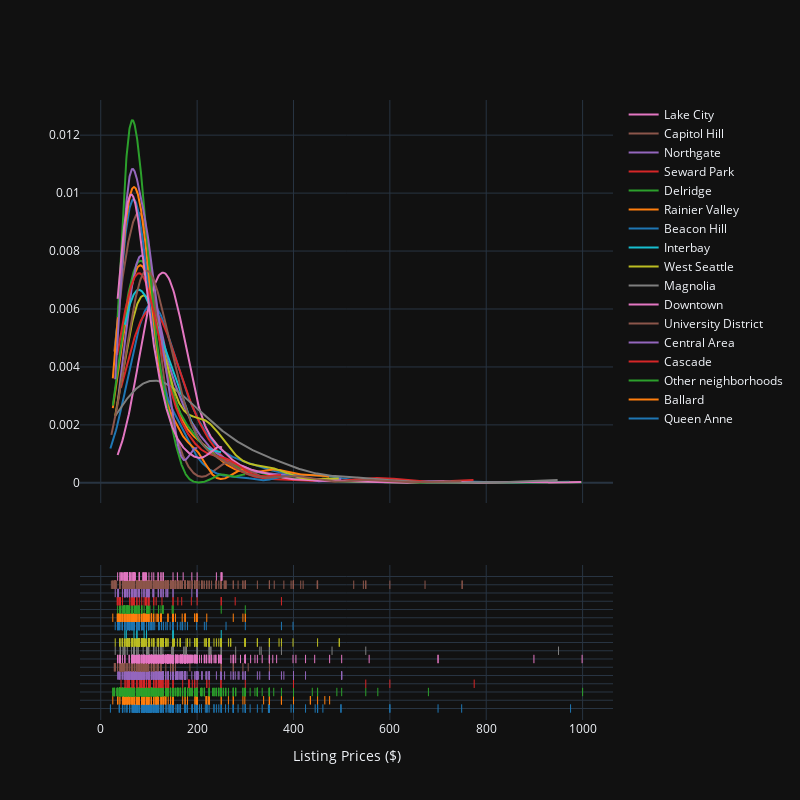

Notebook code for this chart:
### Code cell
import plotly.figure_factory as ff
import numpy as np

# Create distplot with custom bin_size
fig = ff.create_distplot(hist_data, group_labels, bin_size=20, show_hist=False)
fig.update_layout(
    template='plotly_dark',
    autosize=False,
    width=800,
    height=800,
    xaxis=dict(
    title_text="Listing Prices ($)",
    tickmode="array",
    titlefont=dict(size=14),
    ))
fig.show()

### Figure 1 — Plotly figure (JSON) as saved in the notebook; plotly's stock layout.template omitted (floating-point values rounded to 4 significant figures; data arrays with more than 128 entries replaced by an {"elided": "..."} marker saying what was removed)
{"data": [{"legendgroup": "Queen Anne", "marker": {"color": "rgb(31, 119, 180)"}, "mode": "lines", "name": "Queen Anne", "showlegend": true, "type": "scatter", "x": {"elided": "500 float values"}, "xaxis": "x", "y": {"elided": "500 float values"}, "yaxis": "y"}, {"legendgroup": "Ballard", "marker": {"color": "rgb(255, 127, 14)"}, "mode": "lines", "name": "Ballard", "showlegend": true, "type": "scatter", "x": {"elided": "500 float values"}, "xaxis": "x", "y": {"elided": "500 float values"}, "yaxis": "y"}, {"legendgroup": "Other neighborhoods", "marker": {"color": "rgb(44, 160, 44)"}, "mode": "lines", "name": "Other neighborhoods", "showlegend": true, "type": "scatter", "x": {"elided": "500 float values"}, "xaxis": "x", "y": {"elided": "500 float values"}, "yaxis": "y"}, {"legendgroup": "Cascade", "marker": {"color": "rgb(214, 39, 40)"}, "mode": "lines", "name": "Cascade", "showlegend": true, "type": "scatter", "x": {"elided": "500 float values"}, "xaxis": "x", "y": {"elided": "500 float values"}, "yaxis": "y"}, {"legendgroup": "Central Area", "marker": {"color": "rgb(148, 103, 189)"}, "mode": "lines", "name": "Central Area", "showlegend": true, "type": "scatter", "x": {"elided": "500 float values"}, "xaxis": "x", "y": {"elided": "500 float values"}, "yaxis": "y"}, {"legendgroup": "University District", "marker": {"color": "rgb(140, 86, 75)"}, "mode": "lines", "name": "University District", "showlegend": true, "type": "scatter", "x": {"elided": "500 float values"}, "xaxis": "x", "y": {"elided": "500 float values"}, "yaxis": "y"}, {"legendgroup": "Downtown", "marker": {"color": "rgb(227, 119, 194)"}, "mode": "lines", "name": "Downtown", "showlegend": true, "type": "scatter", "x": {"elided": "500 float values"}, "xaxis": "x", "y": {"elided": "500 float values"}, "yaxis": "y"}, {"legendgroup": "Magnolia", "marker": {"color": "rgb(127, 127, 127)"}, "mode": "lines", "name": "Magnolia", "showlegend": true, "type": "scatter", "x": {"elided": "500 float values"}, "xaxis": "x", "y": {"elided": "500 float values"}, "yaxis": "y"}, {"legendgroup": "West Seattle", "marker": {"color": "rgb(188, 189, 34)"}, "mode": "lines", "name": "West Seattle", "showlegend": true, "type": "scatter", "x": {"elided": "500 float values"}, "xaxis": "x", "y": {"elided": "500 float values"}, "yaxis": "y"}, {"legendgroup": "Interbay", "marker": {"color": "rgb(23, 190, 207)"}, "mode": "lines", "name": "Interbay", "showlegend": true, "type": "scatter", "x": {"elided": "500 float values"}, "xaxis": "x", "y": {"elided": "500 float values"}, "yaxis": "y"}, {"legendgroup": "Beacon Hill", "marker": {"color": "rgb(31, 119, 180)"}, "mode": "lines", "name": "Beacon Hill", "showlegend": true, "type": "scatter", "x": {"elided": "500 float values"}, "xaxis": "x", "y": {"elided": "500 float values"}, "yaxis": "y"}, {"legendgroup": "Rainier Valley", "marker": {"color": "rgb(255, 127, 14)"}, "mode": "lines", "name": "Rainier Valley", "showlegend": true, "type": "scatter", "x": {"elided": "500 float values"}, "xaxis": "x", "y": {"elided": "500 float values"}, "yaxis": "y"}, {"legendgroup": "Delridge", "marker": {"color": "rgb(44, 160, 44)"}, "mode": "lines", "name": "Delridge", "showlegend": true, "type": "scatter", "x": {"elided": "500 float values"}, "xaxis": "x", "y": {"elided": "500 float values"}, "yaxis": "y"}, {"legendgroup": "Seward Park", "marker": {"color": "rgb(214, 39, 40)"}, "mode": "lines", "name": "Seward Park", "showlegend": true, "type": "scatter", "x": {"elided": "500 float values"}, "xaxis": "x", "y": {"elided": "500 float values"}, "yaxis": "y"}, {"legendgroup": "Northgate", "marker": {"color": "rgb(148, 103, 189)"}, "mode": "lines", "name": "Northgate", "showlegend": true, "type": "scatter", "x": {"elided": "500 float values"}, "xaxis": "x", "y": {"elided": "500 float values"}, "yaxis": "y"}, {"legendgroup": "Capitol Hill", "marker": {"color": "rgb(140, 86, 75)"}, "mode": "lines", "name": "Capitol Hill", "showlegend": true, "type": "scatter", "x": {"elided": "500 float values"}, "xaxis": "x", "y": {"elided": "500 float values"}, "yaxis": "y"}, {"legendgroup": "Lake City", "marker": {"color": "rgb(227, 119, 194)"}, "mode": "lines", "name": "Lake City", "showlegend": true, "type": "scatter", "x": {"elided": "500 float values"}, "xaxis": "x", "y": {"elided": "500 float values"}, "yaxis": "y"}, {"legendgroup": "Queen Anne", "marker": {"color": "rgb(31, 119, 180)", "symbol": "line-ns-open"}, "mode": "markers", "name": "Queen Anne", "showlegend": false, "type": "scatter", "x": {"elided": "295 int values"}, "xaxis": "x", "y": {"elided": "295 str values"}, "yaxis": "y2"}, {"legendgroup": "Ballard", "marker": {"color": "rgb(255, 127, 14)", "symbol": "line-ns-open"}, "mode": "markers", "name": "Ballard", "showlegend": false, "type": "scatter", "x": {"elided": "230 int values"}, "xaxis": "x", "y": {"elided": "230 str values"}, "yaxis": "y2"}, {"legendgroup": "Other neighborhoods", "marker": {"color": "rgb(44, 160, 44)", "symbol": "line-ns-open"}, "mode": "markers", "name": "Other neighborhoods", "showlegend": false, "type": "scatter", "x": {"elided": "794 int values"}, "xaxis": "x", "y": {"elided": "794 str values"}, "yaxis": "y2"}, {"legendgroup": "Cascade", "marker": {"color": "rgb(214, 39, 40)", "symbol": "line-ns-open"}, "mode": "markers", "name": "Cascade", "showlegend": false, "type": "scatter", "x": [85, 190, 65, 250, 69, 400, 150, 200, 141, 85, 775, 195, 249, 95, 122, 170, 65, 135, 110, 75, 138, 129, 120, 95, 140, 95, 91, 135, 95, 140, 125, 150, 129, 50, 85, 82, 103, 59, 150, 115, 100, 300, 68, 52, 91, 59, 129, 125, 195, 58, 600, 89, 100, 125, 82, 225, 55, 90, 134, 42, 125, 115, 125, 55, 550, 90, 100, 95, 110, 80, 100, 90, 100, 88, 59, 183, 135, 220, 183, 115, 100, 183, 115, 75, 110, 183, 220, 119, 75], "xaxis": "x", "y": ["Cascade", "Cascade", "Cascade", "Cascade", "Cascade", "Cascade", "Cascade", "Cascade", "Cascade", "Cascade", "Cascade", "Cascade", "Cascade", "Cascade", "Cascade", "Cascade", "Cascade", "Cascade", "Cascade", "Cascade", "Cascade", "Cascade", "Cascade", "Cascade", "Cascade", "Cascade", "Cascade", "Cascade", "Cascade", "Cascade", "Cascade", "Cascade", "Cascade", "Cascade", "Cascade", "Cascade", "Cascade", "Cascade", "Cascade", "Cascade", "Cascade", "Cascade", "Cascade", "Cascade", "Cascade", "Cascade", "Cascade", "Cascade", "Cascade", "Cascade", "Cascade", "Cascade", "Cascade", "Cascade", "Cascade", "Cascade", "Cascade", "Cascade", "Cascade", "Cascade", "Cascade", "Cascade", "Cascade", "Cascade", "Cascade", "Cascade", "Cascade", "Cascade", "Cascade", "Cascade", "Cascade", "Cascade", "Cascade", "Cascade", "Cascade", "Cascade", "Cascade", "Cascade", "Cascade", "Cascade", "Cascade", "Cascade", "Cascade", "Cascade", "Cascade", "Cascade", "Cascade", "Cascade", "Cascade"], "yaxis": "y2"}, {"legendgroup": "Central Area", "marker": {"color": "rgb(148, 103, 189)", "symbol": "line-ns-open"}, "mode": "markers", "name": "Central Area", "showlegend": false, "type": "scatter", "x": {"elided": "369 int values"}, "xaxis": "x", "y": {"elided": "369 str values"}, "yaxis": "y2"}, {"legendgroup": "University District", "marker": {"color": "rgb(140, 86, 75)", "symbol": "line-ns-open"}, "mode": "markers", "name": "University District", "showlegend": false, "type": "scatter", "x": [80, 145, 150, 65, 50, 65, 45, 35, 41, 59, 49, 47, 65, 41, 35, 43, 44, 99, 45, 98, 109, 75, 88, 98, 75, 40, 85, 100, 275, 105, 78, 150, 95, 155, 109, 80, 80, 125, 55, 98, 82, 70, 55, 110, 350, 295, 105, 85, 75, 95, 75, 45, 30, 42, 250, 43, 125, 112, 85, 63, 41, 79, 70, 85, 110, 53, 75, 125, 90, 85, 85, 88, 92, 28, 70, 78, 30, 93, 65, 120, 40, 43, 70, 90, 90, 85, 115, 89, 185, 85, 135, 95, 306, 29, 47, 50, 105, 83, 73, 92, 69, 59, 145, 95, 150, 85, 98, 110, 42, 95, 42, 250, 42, 40, 80, 40, 275, 47, 118, 105, 150, 250], "xaxis": "x", "y": ["University District", "University District", "University District", "University District", "University District", "University District", "University District", "University District", "University District", "University District", "University District", "University District", "University District", "University District", "University District", "University District", "University District", "University District", "University District", "University District", "University District", "University District", "University District", "University District", "University District", "University District", "University District", "University District", "University District", "University District", "University District", "University District", "University District", "University District", "University District", "University District", "University District", "University District", "University District", "University District", "University District", "University District", "University District", "University District", "University District", "University District", "University District", "University District", "University District", "University District", "University District", "University District", "University District", "University District", "University District", "University District", "University District", "University District", "University District", "University District", "University District", "University District", "University District", "University District", "University District", "University District", "University District", "University District", "University District", "University District", "University District", "University District", "University District", "University District", "University District", "University District", "University District", "University District", "University District", "University District", "University District", "University District", "University District", "University District", "University District", "University District", "University District", "University District", "University District", "University District", "University District", "University District", "University District", "University District", "University District", "University District", "University District", "University District", "University District", "University District", "University District", "University District", "University District", "University District", "University District", "University District", "University District", "University District", "University District", "University District", "University District", "University District", "University District", "University District", "University District", "University District", "University District", "University District", "University District", "University District", "University District", "University District"], "yaxis": "y2"}, {"legendgroup": "Downtown", "marker": {"color": "rgb(227, 119, 194)", "symbol": "line-ns-open"}, "mode": "markers", "name": "Downtown", "showlegend": false, "type": "scatter", "x": {"elided": "530 int values"}, "xaxis": "x", "y": {"elided": "530 str values"}, "yaxis": "y2"}, {"legendgroup": "Magnolia", "marker": {"color": "rgb(127, 127, 127)", "symbol": "line-ns-open"}, "mode": "markers", "name": "Magnolia", "showlegend": false, "type": "scatter", "x": [200, 229, 333, 41, 70, 55, 70, 97, 350, 200, 225, 115, 40, 150, 46, 64, 125, 250, 147, 30, 150, 78, 120, 280, 75, 178, 480, 129, 50, 50, 175, 88, 100, 225, 200, 250, 95, 172, 99, 99, 175, 350, 69, 375, 550, 75, 95, 150, 110, 228, 110, 950, 225, 125, 68, 250, 150, 48, 330, 125, 350], "xaxis": "x", "y": ["Magnolia", "Magnolia", "Magnolia", "Magnolia", "Magnolia", "Magnolia", "Magnolia", "Magnolia", "Magnolia", "Magnolia", "Magnolia", "Magnolia", "Magnolia", "Magnolia", "Magnolia", "Magnolia", "Magnolia", "Magnolia", "Magnolia", "Magnolia", "Magnolia", "Magnolia", "Magnolia", "Magnolia", "Magnolia", "Magnolia", "Magnolia", "Magnolia", "Magnolia", "Magnolia", "Magnolia", "Magnolia", "Magnolia", "Magnolia", "Magnolia", "Magnolia", "Magnolia", "Magnolia", "Magnolia", "Magnolia", "Magnolia", "Magnolia", "Magnolia", "Magnolia", "Magnolia", "Magnolia", "Magnolia", "Magnolia", "Magnolia", "Magnolia", "Magnolia", "Magnolia", "Magnolia", "Magnolia", "Magnolia", "Magnolia", "Magnolia", "Magnolia", "Magnolia", "Magnolia", "Magnolia"], "yaxis": "y2"}, {"legendgroup": "West Seattle", "marker": {"color": "rgb(188, 189, 34)", "symbol": "line-ns-open"}, "mode": "markers", "name": "West Seattle", "showlegend": false, "type": "scatter", "x": {"elided": "203 int values"}, "xaxis": "x", "y": {"elided": "203 str values"}, "yaxis": "y2"}, {"legendgroup": "Interbay", "marker": {"color": "rgb(23, 190, 207)", "symbol": "line-ns-open"}, "mode": "markers", "name": "Interbay", "showlegend": false, "type": "scatter", "x": [53, 75, 75, 90, 69, 250, 95, 50, 150, 150, 150], "xaxis": "x", "y": ["Interbay", "Interbay", "Interbay", "Interbay", "Interbay", "Interbay", "Interbay", "Interbay", "Interbay", "Interbay", "Interbay"], "yaxis": "y2"}, {"legendgroup": "Beacon Hill", "marker": {"color": "rgb(31, 119, 180)", "symbol": "line-ns-open"}, "mode": "markers", "name": "Beacon Hill", "showlegend": false, "type": "scatter", "x": [65, 45, 80, 50, 89, 35, 55, 35, 35, 58, 170, 85, 38, 104, 150, 55, 130, 38, 122, 55, 109, 199, 100, 45, 80, 80, 99, 58, 69, 65, 38, 60, 60, 175, 45, 60, 50, 215, 138, 375, 60, 80, 180, 39, 60, 42, 126, 60, 99, 89, 79, 169, 79, 69, 60, 65, 260, 100, 90, 59, 70, 65, 85, 74, 99, 399, 300, 65, 79, 75, 75, 219, 165, 87, 169, 75, 30, 55, 45, 50, 149, 99, 69, 69, 80, 55, 75, 50, 69, 112, 150, 65, 104, 60, 60, 105, 144, 69, 108, 159, 85, 135, 89, 120, 70, 150, 120, 65, 60, 36, 95, 75, 130, 63, 60, 37, 85, 85], "xaxis": "x", "y": ["Beacon Hill", "Beacon Hill", "Beacon Hill", "Beacon Hill", "Beacon Hill", "Beacon Hill", "Beacon Hill", "Beacon Hill", "Beacon Hill", "Beacon Hill", "Beacon Hill", "Beacon Hill", "Beacon Hill", "Beacon Hill", "Beacon Hill", "Beacon Hill", "Beacon Hill", "Beacon Hill", "Beacon Hill", "Beacon Hill", "Beacon Hill", "Beacon Hill", "Beacon Hill", "Beacon Hill", "Beacon Hill", "Beacon Hill", "Beacon Hill", "Beacon Hill", "Beacon Hill", "Beacon Hill", "Beacon Hill", "Beacon Hill", "Beacon Hill", "Beacon Hill", "Beacon Hill", "Beacon Hill", "Beacon Hill", "Beacon Hill", "Beacon Hill", "Beacon Hill", "Beacon Hill", "Beacon Hill", "Beacon Hill", "Beacon Hill", "Beacon Hill", "Beacon Hill", "Beacon Hill", "Beacon Hill", "Beacon Hill", "Beacon Hill", "Beacon Hill", "Beacon Hill", "Beacon Hill", "Beacon Hill", "Beacon Hill", "Beacon Hill", "Beacon Hill", "Beacon Hill", "Beacon Hill", "Beacon Hill", "Beacon Hill", "Beacon Hill", "Beacon Hill", "Beacon Hill", "Beacon Hill", "Beacon Hill", "Beacon Hill", "Beacon Hill", "Beacon Hill", "Beacon Hill", "Beacon Hill", "Beacon Hill", "Beacon Hill", "Beacon Hill", "Beacon Hill", "Beacon Hill", "Beacon Hill", "Beacon Hill", "Beacon Hill", "Beacon Hill", "Beacon Hill", "Beacon Hill", "Beacon Hill", "Beacon Hill", "Beacon Hill", "Beacon Hill", "Beacon Hill", "Beacon Hill", "Beacon Hill", "Beacon Hill", "Beacon Hill", "Beacon Hill", "Beacon Hill", "Beacon Hill", "Beacon Hill", "Beacon Hill", "Beacon Hill", "Beacon Hill", "Beacon Hill", "Beacon Hill", "Beacon Hill", "Beacon Hill", "Beacon Hill", "Beacon Hill", "Beacon Hill", "Beacon Hill", "Beacon Hill", "Beacon Hill", "Beacon Hill", "Beacon Hill", "Beacon Hill", "Beacon Hill", "Beacon Hill", "Beacon Hill", "Beacon Hill", "Beacon Hill", "Beacon Hill", "Beacon Hill"], "yaxis": "y2"}, {"legendgroup": "Rainier Valley", "marker": {"color": "rgb(255, 127, 14)", "symbol": "line-ns-open"}, "mode": "markers", "name": "Rainier Valley", "showlegend": false, "type": "scatter", "x": {"elided": "159 int values"}, "xaxis": "x", "y": {"elided": "159 str values"}, "yaxis": "y2"}, {"legendgroup": "Delridge", "marker": {"color": "rgb(44, 160, 44)", "symbol": "line-ns-open"}, "mode": "markers", "name": "Delridge", "showlegend": false, "type": "scatter", "x": [150, 41, 45, 99, 95, 79, 70, 50, 48, 65, 55, 99, 85, 50, 55, 35, 85, 75, 70, 65, 99, 75, 100, 129, 80, 85, 95, 69, 42, 70, 55, 47, 148, 95, 49, 65, 50, 58, 55, 129, 95, 49, 85, 100, 120, 55, 60, 129, 90, 70, 65, 55, 80, 70, 70, 72, 99, 78, 300, 250, 39, 95, 97, 102, 60, 49, 125, 60, 59, 65, 58, 120, 150, 55, 110, 75, 75, 53, 129], "xaxis": "x", "y": ["Delridge", "Delridge", "Delridge", "Delridge", "Delridge", "Delridge", "Delridge", "Delridge", "Delridge", "Delridge", "Delridge", "Delridge", "Delridge", "Delridge", "Delridge", "Delridge", "Delridge", "Delridge", "Delridge", "Delridge", "Delridge", "Delridge", "Delridge", "Delridge", "Delridge", "Delridge", "Delridge", "Delridge", "Delridge", "Delridge", "Delridge", "Delridge", "Delridge", "Delridge", "Delridge", "Delridge", "Delridge", "Delridge", "Delridge", "Delridge", "Delridge", "Delridge", "Delridge", "Delridge", "Delridge", "Delridge", "Delridge", "Delridge", "Delridge", "Delridge", "Delridge", "Delridge", "Delridge", "Delridge", "Delridge", "Delridge", "Delridge", "Delridge", "Delridge", "Delridge", "Delridge", "Delridge", "Delridge", "Delridge", "Delridge", "Delridge", "Delridge", "Delridge", "Delridge", "Delridge", "Delridge", "Delridge", "Delridge", "Delridge", "Delridge", "Delridge", "Delridge", "Delridge", "Delridge"], "yaxis": "y2"}, {"legendgroup": "Seward Park", "marker": {"color": "rgb(214, 39, 40)", "symbol": "line-ns-open"}, "mode": "markers", "name": "Seward Park", "showlegend": false, "type": "scatter", "x": [70, 110, 200, 100, 63, 70, 60, 39, 36, 100, 250, 38, 65, 68, 110, 100, 99, 34, 41, 98, 188, 85, 80, 150, 160, 99, 75, 75, 65, 95, 90, 250, 115, 93, 45, 168, 127, 35, 65, 279, 93, 65, 150, 375], "xaxis": "x", "y": ["Seward Park", "Seward Park", "Seward Park", "Seward Park", "Seward Park", "Seward Park", "Seward Park", "Seward Park", "Seward Park", "Seward Park", "Seward Park", "Seward Park", "Seward Park", "Seward Park", "Seward Park", "Seward Park", "Seward Park", "Seward Park", "Seward Park", "Seward Park", "Seward Park", "Seward Park", "Seward Park", "Seward Park", "Seward Park", "Seward Park", "Seward Park", "Seward Park", "Seward Park", "Seward Park", "Seward Park", "Seward Park", "Seward Park", "Seward Park", "Seward Park", "Seward Park", "Seward Park", "Seward Park", "Seward Park", "Seward Park", "Seward Park", "Seward Park", "Seward Park", "Seward Park"], "yaxis": "y2"}, {"legendgroup": "Northgate", "marker": {"color": "rgb(148, 103, 189)", "symbol": "line-ns-open"}, "mode": "markers", "name": "Northgate", "showlegend": false, "type": "scatter", "x": [59, 55, 55, 51, 200, 100, 79, 90, 30, 35, 45, 60, 50, 95, 64, 51, 75, 94, 100, 90, 69, 139, 55, 50, 120, 59, 135, 110, 137, 67, 110, 65, 37, 65, 130, 60, 79, 72, 95, 80, 109, 50, 75, 119, 97, 125, 200, 108, 49, 125, 70, 70, 98, 100, 36, 80, 199, 139, 150, 55, 125, 150, 73, 95, 88, 70, 100, 100, 129, 50, 96, 85, 189, 55, 99, 50, 65, 79, 55, 65], "xaxis": "x", "y": ["Northgate", "Northgate", "Northgate", "Northgate", "Northgate", "Northgate", "Northgate", "Northgate", "Northgate", "Northgate", "Northgate", "Northgate", "Northgate", "Northgate", "Northgate", "Northgate", "Northgate", "Northgate", "Northgate", "Northgate", "Northgate", "Northgate", "Northgate", "Northgate", "Northgate", "Northgate", "Northgate", "Northgate", "Northgate", "Northgate", "Northgate", "Northgate", "Northgate", "Northgate", "Northgate", "Northgate", "Northgate", "Northgate", "Northgate", "Northgate", "Northgate", "Northgate", "Northgate", "Northgate", "Northgate", "Northgate", "Northgate", "Northgate", "Northgate", "Northgate", "Northgate", "Northgate", "Northgate", "Northgate", "Northgate", "Northgate", "Northgate", "Northgate", "Northgate", "Northgate", "Northgate", "Northgate", "Northgate", "Northgate", "Northgate", "Northgate", "Northgate", "Northgate", "Northgate", "Northgate", "Northgate", "Northgate", "Northgate", "Northgate", "Northgate", "Northgate", "Northgate", "Northgate", "Northgate", "Northgate"], "yaxis": "y2"}, {"legendgroup": "Capitol Hill", "marker": {"color": "rgb(140, 86, 75)", "symbol": "line-ns-open"}, "mode": "markers", "name": "Capitol Hill", "showlegend": false, "type": "scatter", "x": {"elided": "567 int values"}, "xaxis": "x", "y": {"elided": "567 str values"}, "yaxis": "y2"}, {"legendgroup": "Lake City", "marker": {"color": "rgb(227, 119, 194)", "symbol": "line-ns-open"}, "mode": "markers", "name": "Lake City", "showlegend": false, "type": "scatter", "x": [40, 106, 100, 60, 70, 50, 45, 119, 200, 65, 50, 60, 60, 129, 68, 60, 51, 50, 150, 125, 119, 87, 130, 80, 65, 250, 159, 60, 91, 125, 43, 68, 70, 252, 47, 50, 80, 60, 55, 250, 89, 68, 189, 35, 55, 65, 42, 55, 80, 56, 50, 93, 54, 240, 62, 40, 72, 95, 53, 110, 92, 171, 55, 70, 80, 250, 89], "xaxis": "x", "y": ["Lake City", "Lake City", "Lake City", "Lake City", "Lake City", "Lake City", "Lake City", "Lake City", "Lake City", "Lake City", "Lake City", "Lake City", "Lake City", "Lake City", "Lake City", "Lake City", "Lake City", "Lake City", "Lake City", "Lake City", "Lake City", "Lake City", "Lake City", "Lake City", "Lake City", "Lake City", "Lake City", "Lake City", "Lake City", "Lake City", "Lake City", "Lake City", "Lake City", "Lake City", "Lake City", "Lake City", "Lake City", "Lake City", "Lake City", "Lake City", "Lake City", "Lake City", "Lake City", "Lake City", "Lake City", "Lake City", "Lake City", "Lake City", "Lake City", "Lake City", "Lake City", "Lake City", "Lake City", "Lake City", "Lake City", "Lake City", "Lake City", "Lake City", "Lake City", "Lake City", "Lake City", "Lake City", "Lake City", "Lake City", "Lake City", "Lake City", "Lake City"], "yaxis": "y2"}], "layout": {"autosize": false, "barmode": "overlay", "height": 800, "hovermode": "closest", "legend": {"traceorder": "reversed"}, "width": 800, "xaxis": {"anchor": "y2", "domain": [0, 1], "tickmode": "array", "title": {"font": {"size": 14}, "text": "Listing Prices ($)"}, "zeroline": false}, "yaxis": {"anchor": "free", "domain": [0.35, 1], "position": 0}, "yaxis2": {"anchor": "x", "domain": [0, 0.25], "dtick": 1, "showticklabels": false}}}
